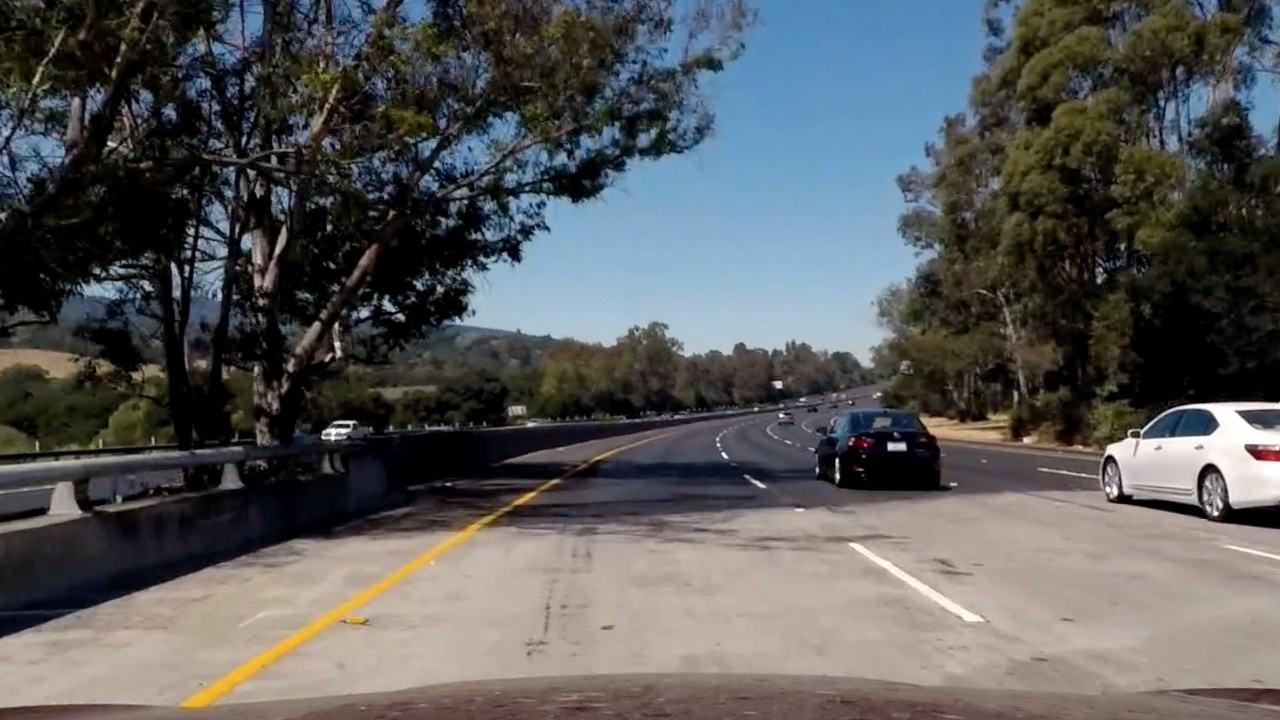
#> input picture com/testlab/car_lanes/sobel/colorspaces/images/bridge_shadow.jpg, 1280 x 720 px; its folder holds only this picture in this run
$ python -i LaneFinder.py   (imports and definitions only)
#> lines starting #> are read from the running program, lines starting #| are printed output that depends on the picture; after the words box and inside, x2 and y2 are one past the last pixel; in counts of white or black regions, pixels touching at a corner belong together

# coding: utf-8

# # Self-Driving Car Engineer Nanodegree
#
#
# ## Project: **Finding Lane Lines on the Road**
# ***
# In this project, you will use the tools you learned about in the lesson to identify lane lines on the road.  You can develop your pipeline on a series of individual images, and later apply the result to a video stream (really just a series of images). Check out the video clip "raw-lines-example.mp4" (also contained in this repository) to see what the output should look like after using the helper functions below.
#
# Once you have a result that looks roughly like "raw-lines-example.mp4", you'll need to get creative and try to average and/or extrapolate the line segments you've detected to map out the full extent of the lane lines.  You can see an example of the result you're going for in the video "P1_example.mp4".  Ultimately, you would like to draw just one line for the left side of the lane, and one for the right.
#
# In addition to implementing code, there is a brief writeup to complete. The writeup should be completed in a separate file, which can be either a markdown file or a pdf document. There is a [write up template](https://github.com/udacity/CarND-LaneLines-P1/blob/master/writeup_template.md) that can be used to guide the writing process. Completing both the code in the Ipython notebook and the writeup template will cover all of the [rubric points](https://review.udacity.com/#!/rubrics/322/view) for this project.
#
# ---
# Let's have a look at our first image called 'test_images/solidWhiteRight.jpg'.  Run the 2 cells below (hit Shift-Enter or the "play" button above) to display the image.
#
# **Note: If, at any point, you encounter frozen display windows or other confounding issues, you can always start again with a clean slate by going to the "Kernel" menu above and selecting "Restart & Clear Output".**
#
# ---

# **The tools you have are color selection, region of interest selection, grayscaling, Gaussian smoothing, Canny Edge Detection and Hough Tranform line detection.  You  are also free to explore and try other techniques that were not presented in the lesson.  Your goal is piece together a pipeline to detect the line segments in the image, then average/extrapolate them and draw them onto the image for display (as below).  Once you have a working pipeline, try it out on the video stream below.**
#
# ---
#
# <figure>
#  <img src="examples/line-segments-example.jpg" width="380" alt="Combined Image" />
#  <figcaption>
#  <p></p>
#  <p style="text-align: center;"> Your output should look something like this (above) after detecting line segments using the helper functions below </p>
#  </figcaption>
# </figure>
#  <p></p>
# <figure>
#  <img src="examples/laneLines_thirdPass.jpg" width="380" alt="Combined Image" />
#  <figcaption>
#  <p></p>
#  <p style="text-align: center;"> Your goal is to connect/average/extrapolate line segments to get output like this</p>
#  </figcaption>
# </figure>
#

# **Run the cell below to import some packages.  If you get an `import error` for a package you've already installed, try changing your kernel (select the Kernel menu above --> Change Kernel).  Still have problems?  Try relaunching Jupyter Notebook from the terminal prompt.  Also, consult the forums for more troubleshooting tips.**

# In[ ]:


# In[1]:

## Import Packages


# In[2]:

#importing some useful packages
import matplotlib.pyplot as plt
import matplotlib.image as mpimg
import numpy as np
import cv2
from IPython import get_ipython

#get_ipython().magic('matplotlib inline')


# ## Read in an Image

# In[3]:

#reading in an image
#image = mpimg.imread('test_images/solidWhiteRight.jpg')

#printing out some stats and plotting
#print('This image is:', type(image), 'with dimensions:', image.shape)
#plt.imshow(image)  # if you wanted to show a single color channel image called 'gray', for example, call as plt.imshow(gray, cmap='gray')


# ## Ideas for Lane Detection Pipeline

# **Some OpenCV functions (beyond those introduced in the lesson) that might be useful for this project are:**
#
# `cv2.inRange()` for color selection
# `cv2.fillPoly()` for regions selection
# `cv2.line()` to draw lines on an image given endpoints
# `cv2.addWeighted()` to coadd / overlay two images
# `cv2.cvtColor()` to grayscale or change color
# `cv2.imwrite()` to output images to file
# `cv2.bitwise_and()` to apply a mask to an image
#
# **Check out the OpenCV documentation to learn about these and discover even more awesome functionality!**

# ## Helper Functions

# Below are some helper functions to help get you started. They should look familiar from the lesson!

# In[31]:

import math
import collections

frameStackLeftLane = collections.deque(maxlen=5)
frameStackRightLane = collections.deque(maxlen=5)
def grayscale(img):
    """Applies the Grayscale transform
    This will return an image with only one color channel
    but NOTE: to see the returned image as grayscale
    (assuming your grayscaled image is called 'gray')
    you should call plt.imshow(gray, cmap='gray')"""
    #return cv2.cvtColor(img, cv2.COLOR_RGB2GRAY)
    # Or use BGR2GRAY if you read an image with cv2.imread()
    return cv2.cvtColor(img, cv2.COLOR_BGR2GRAY)

def canny(img, low_threshold, high_threshold):
    """Applies the Canny transform"""
    return cv2.Canny(img, low_threshold, high_threshold)

def gaussian_blur(img, kernel_size):
    """Applies a Gaussian Noise kernel"""
    return cv2.GaussianBlur(img, (kernel_size, kernel_size), 0)

def region_of_interest(img, vertices):
    """
    Applies an image mask.

    Only keeps the region of the image defined by the polygon
    formed from `vertices`. The rest of the image is set to black.
    `vertices` should be a numpy array of integer points.
    """
    #defining a blank mask to start with
    mask = np.zeros_like(img)

    #defining a 3 channel or 1 channel color to fill the mask with depending on the input image
    if len(img.shape) > 2:
        channel_count = img.shape[2]  # i.e. 3 or 4 depending on your image
        ignore_mask_color = (255,) * channel_count
    else:
        ignore_mask_color = 255

    #filling pixels inside the polygon defined by "vertices" with the fill color
    cv2.fillPoly(mask, vertices, ignore_mask_color)

    #returning the image only where mask pixels are nonzero
    masked_image = cv2.bitwise_and(img, mask)
    return masked_image


def draw_lines(img, lines, color=[255, 0, 0], thickness=14):
    """
    NOTE: this is the function you might want to use as a starting point once you want to
    average/extrapolate the line segments you detect to map out the full
    extent of the lane (going from the result shown in raw-lines-example.mp4
    to that shown in P1_example.mp4).

    Think about things like separating line segments by their
    slope ((y2-y1)/(x2-x1)) to decide which segments are part of the left
    line vs. the right line.  Then, you can average the position of each of
    the lines and extrapolate to the top and bottom of the lane.

    This function draws `lines` with `color` and `thickness`.
    Lines are drawn on the image inplace (mutates the image).
    If you want to make the lines semi-transparent, think about combining
    this function with the weighted_img() function below
    """

    lineLeft = []
    lineRight= []
    if np.array(lines).any():
        for line in lines:
            for x1,y1,x2,y2 in line:
                slope = ((y2-y1)/(x2-x1))
                if slope <= 0:
                    lineLeft.append(line)
                else:
                    lineRight.append(line)

    line_left_avg = []
    line_right_avg = []
    # for x1,y1,x2,y2 in lineLeft:
    if np.array(lineLeft).any():
        line_left_avg_interm = np.average(lineLeft, axis=0)
        frameStackLeftLane.append(line_left_avg_interm)
    #elif np.array(frameStackLeftLane).any():
        #frameStackLeftLane.popleft()
    if np.array(frameStackLeftLane).any():
        line_left_avg = np.average(frameStackLeftLane,  axis=0)

    if np.array(lineRight).any():
        line_right_avg_interm = np.average(lineRight, axis=0)
        frameStackRightLane.append(line_right_avg_interm)
    #elif np.array(frameStackRightLane).any():
        #frameStackRightLane.popleft()

    if np.array(frameStackRightLane).any():
        line_right_avg = np.average(frameStackRightLane,  axis=0)

    print('left avg', line_left_avg)
    print('right avg', line_right_avg)

    # @TODO Hardcoding is bad. Innovate!
    minY = math.floor(img.shape[0] * (1/5))
    maxY = img.shape[0]

    if np.array(line_left_avg).any() and line_left_avg.any() != np.nan:
        x1LeftAvg,y1LeftAvg,x2LeftAvg,y2LeftAvg = line_left_avg[0]
        [slopeLeft, interceptLeft] = np.polyfit([x1LeftAvg, x2LeftAvg ], [y1LeftAvg, y2LeftAvg], 1)
        minLeftX = math.floor((minY - interceptLeft) / slopeLeft)
        maxLeftX = math.floor((maxY - interceptLeft) / slopeLeft)
        # Left Lane
        cv2.line(img, (minLeftX, minY), (maxLeftX, maxY), color, thickness)

    if np.array(line_right_avg).any() and line_right_avg.any() != np.nan:
        x1RightAvg,y1RightAvg,x2RightAvg,y2RightAvg = line_right_avg[0]
        [slopeRight, interceptRight] = np.polyfit([x1RightAvg, x2RightAvg ], [y1RightAvg, y2RightAvg], 1)
        minRightX = math.floor((minY - interceptRight) / slopeRight)
        maxRightX = math.floor((maxY - interceptRight) / slopeRight)
        # Right lane
        cv2.line(img, (minRightX, minY), (maxRightX, maxY), color, thickness)


def hough_lines(img, rho, theta, threshold, min_line_len, max_line_gap):
    """
    `img` should be the output of a Canny transform.

    Returns an image with hough lines drawn.
    """
    lines = cv2.HoughLinesP(img, rho, theta, threshold, np.array([]), minLineLength=min_line_len, maxLineGap=max_line_gap)
    line_img = np.zeros((img.shape[0], img.shape[1], 3), dtype=np.uint8)
    draw_lines(line_img, lines)
    return line_img

# Python 3 has support for cool math symbols.

def weighted_img(img, initial_img, α=0.8, β=1., γ=0.):
    """
    `img` is the output of the hough_lines(), An image with lines drawn on it.
    Should be a blank image (all black) with lines drawn on it.

    `initial_img` should be the image before any processing.

    The result image is computed as follows:

    initial_img * α + img * β + γ
    NOTE: initial_img and img must be the same shape!
    """
    return cv2.addWeighted(initial_img, α, img, β, γ)


# ## Test Images
#
# Build your pipeline to work on the images in the directory "test_images"
# **You should make sure your pipeline works well on these images before you try the videos.**

# In[32]:

import os
#os.listdir("test_images/")


# ## Build a Lane Finding Pipeline
#
#

# Build the pipeline and run your solution on all test_images. Make copies into the `test_images_output` directory, and you can use the images in your writeup report.
#
# Try tuning the various parameters, especially the low and high Canny thresholds as well as the Hough lines parameters.

# In[33]:

# TODO: Build your pipeline that will draw lane lines on the test_images
# then save them to the test_images_output directory.

def pipeline(image):

    #Convert to HSV
    hsv_image = cv2.cvtColor(image, cv2.COLOR_RGB2HSV)
    # Grayscale the image
    grayscaleimage = grayscale(hsv_image)

    # Define a kernel size and apply Gaussian smoothing
    gaussblurimage = gaussian_blur(grayscaleimage, kernel_size = 7)
    cannyimage = canny(gaussblurimage, low_threshold = 50, high_threshold =150)

    # This time we are defining a four sided polygon to mask
    imshape = image.shape
    vertices = np.array([[(0,imshape[0]),(imshape[1]*(1/4), imshape[0] * (1/3)), (imshape[1]*(3/4), imshape[0] * (1/3)), (imshape[1],imshape[0])]], dtype=np.int32)
    roiImage = region_of_interest(cannyimage, vertices)
    # Define the Hough transform parameters
    rho = 2 # distance resolution in pixels of the Hough grid
    theta = np.pi/180 # angular resolution in radians of the Hough grid
    threshold = 15     # minimum number of votes (intersections in Hough grid cell)
    min_line_len = 40 #minimum number of pixels making up a line
    max_line_gap = 20    # maximum gap in pixels between connectable line segments
    line_image = hough_lines(roiImage, rho, theta, threshold, min_line_len, max_line_gap)

    weightedimage = weighted_img(image, line_image, α=0.8, β=1., γ=0.)
    return weightedimage

# Read in the image
#image = mpimg.imread("test_images/whiteCarLaneSwitch.jpg")
#weightedImage = pipeline(image)
#plt.imshow(weightedImage)
#cv2.imwrite("test_images_output/whiteCarLaneSwitch_Output.jpg", weightedImage)


# ## Test on Videos
#
# You know what's cooler than drawing lanes over images? Drawing lanes over video!
#
# We can test our solution on two provided videos:
#
# `solidWhiteRight.mp4`
#
# `solidYellowLeft.mp4`
#
# **Note: if you get an import error when you run the next cell, try changing your kernel (select the Kernel menu above --> Change Kernel). Still have problems? Try relaunching Jupyter Notebook from the terminal prompt. Also, consult the forums for more troubleshooting tips.**
#
# **If you get an error that looks like this:**
# ```
# NeedDownloadError: Need ffmpeg exe.
# You can download it by calling:
# imageio.plugins.ffmpeg.download()
# ```
# **Follow the instructions in the error message and check out [this forum post](https://discussions.udacity.com/t/project-error-of-test-on-videos/274082) for more troubleshooting tips across operating systems.**

# In[7]:

# Import everything needed to edit/save/watch video clips
from moviepy.editor import VideoFileClip
from IPython.display import HTML


# In[8]:

# [6 lines left out: function process_image, not called in this run]


# Let's try the one with the solid white lane on the right first ...

# In[9]:

white_output = 'test_videos_output/solidWhiteRight.mp4'
## To speed up the testing process you may want to try your pipeline on a shorter subclip of the video
## To do so add .subclip(start_second,end_second) to the end of the line below
## Where start_second and end_second are integer values representing the start and end of the subclip
## You may also uncomment the following line for a subclip of the first 5 seconds
##clip1 = VideoFileClip("test_videos/solidWhiteRight.mp4").subclip(0,5)
#clip1 = VideoFileClip("test_videos/solidWhiteRight.mp4")
#white_clip = clip1.fl_image(process_image) #NOTE: this function expects color images!!
#get_ipython().magic('time white_clip.write_videofile(white_output, audio=False)')


# Play the video inline, or if you prefer find the video in your filesystem (should be in the same directory) and play it in your video player of choice.

# In[10]:

# [5 lines not run here, left out]


# ## Improve the draw_lines() function
#
# **At this point, if you were successful with making the pipeline and tuning parameters, you probably have the Hough line segments drawn onto the road, but what about identifying the full extent of the lane and marking it clearly as in the example video (P1_example.mp4)?  Think about defining a line to run the full length of the visible lane based on the line segments you identified with the Hough Transform. As mentioned previously, try to average and/or extrapolate the line segments you've detected to map out the full extent of the lane lines. You can see an example of the result you're going for in the video "P1_example.mp4".**
#
# **Go back and modify your draw_lines function accordingly and try re-running your pipeline. The new output should draw a single, solid line over the left lane line and a single, solid line over the right lane line. The lines should start from the bottom of the image and extend out to the top of the region of interest.**

# Now for the one with the solid yellow lane on the left. This one's more tricky!

# In[11]:

yellow_output = 'test_videos_output/solidYellowLeft.mp4'
## To speed up the testing process you may want to try your pipeline on a shorter subclip of the video
## To do so add .subclip(start_second,end_second) to the end of the line below
## Where start_second and end_second are integer values representing the start and end of the subclip
## You may also uncomment the following line for a subclip of the first 5 seconds
##clip2 = VideoFileClip('test_videos/solidYellowLeft.mp4').subclip(0,5)
#clip2 = VideoFileClip('test_videos/solidYellowLeft.mp4')
#yellow_clip = clip2.fl_image(process_image)
#get_ipython().magic('time yellow_clip.write_videofile(yellow_output, audio=False)')


# In[12]:

# [5 lines not run here, left out]


# ## Writeup and Submission
#
# If you're satisfied with your video outputs, it's time to make the report writeup in a pdf or markdown file. Once you have this Ipython notebook ready along with the writeup, it's time to submit for review! Here is a [link](https://github.com/udacity/CarND-LaneLines-P1/blob/master/writeup_template.md) to the writeup template file.
#

# ## Optional Challenge
#
# Try your lane finding pipeline on the video below.  Does it still work?  Can you figure out a way to make it more robust?  If you're up for the challenge, modify your pipeline so it works with this video and submit it along with the rest of your project!

# In[13]:

challenge_output = 'test_videos_output/challenge.mp4'
## To speed up the testing process you may want to try your pipeline on a shorter subclip of the video
## To do so add .subclip(start_second,end_second) to the end of the line below
## Where start_second and end_second are integer values representing the start and end of the subclip
## You may also uncomment the following line for a subclip of the first 5 seconds
##clip3 = VideoFileClip('test_videos/challenge.mp4').subclip(0,5)
#clip3 = VideoFileClip('test_videos/challenge.mp4')
#challenge_clip = clip3.fl_image(process_image)
#get_ipython().magic('time challenge_clip.write_videofile(challenge_output, audio=False)')


# In[14]:

# [5 lines not run here, left out]


# In[ ]:


# In[ ]:

>>> import cv2
>>> picture = cv2.cvtColor(cv2.imread('../../../testlab/car_lanes/sobel/colorspaces/images/bridge_shadow.jpg'), cv2.COLOR_BGR2RGB)
>>> result = pipeline(picture)
#> in grayscale, `return cv2.cvtColor(img, cv2.COLOR_BGR2GRAY)`:
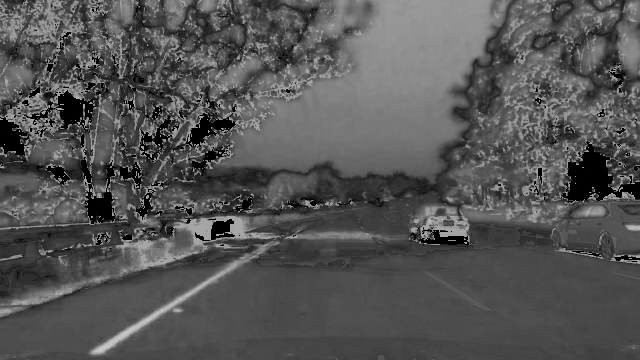
#> returned value: shape (720, 1280) (shown at 1/2 size); min 0, max 202, mean 84.5
#> in canny, `return cv2.Canny(img, low_threshold, high_threshold)`:
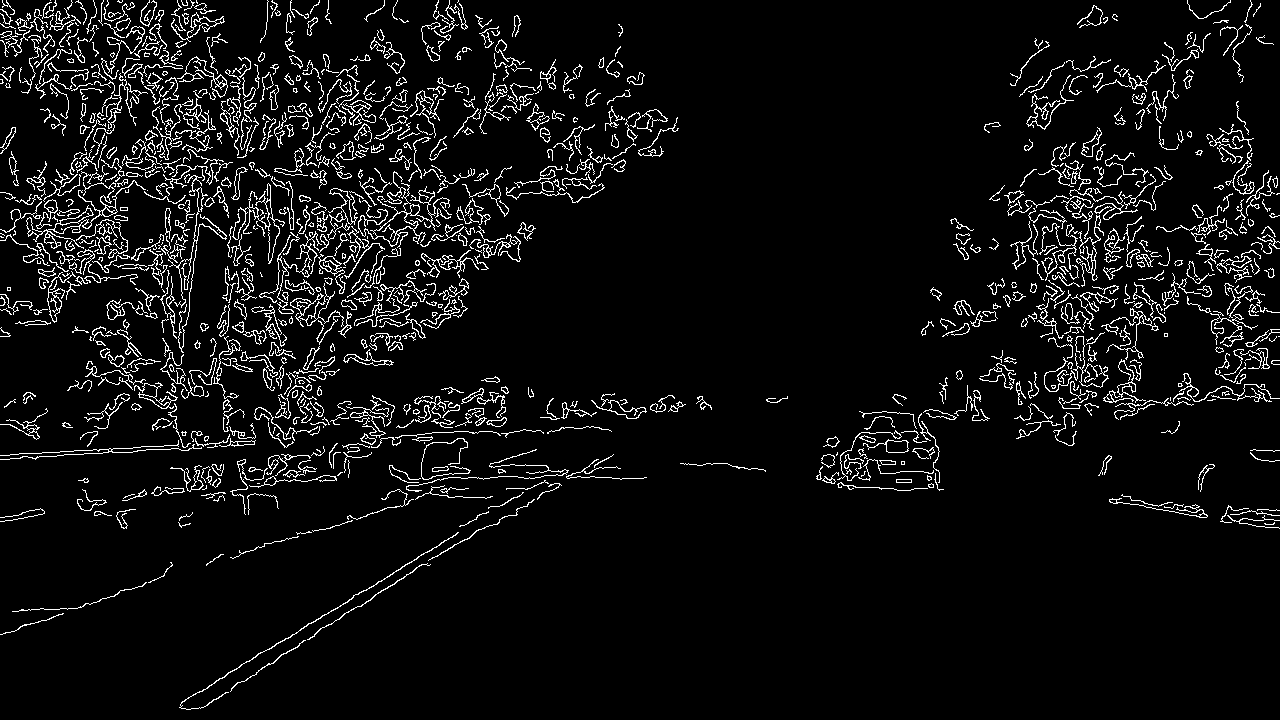
#> returned value: shape (720, 1280); 6% white in thin lines or dots
#> in region_of_interest, `cv2.fillPoly(mask, vertices, ignore_mask_color)`:
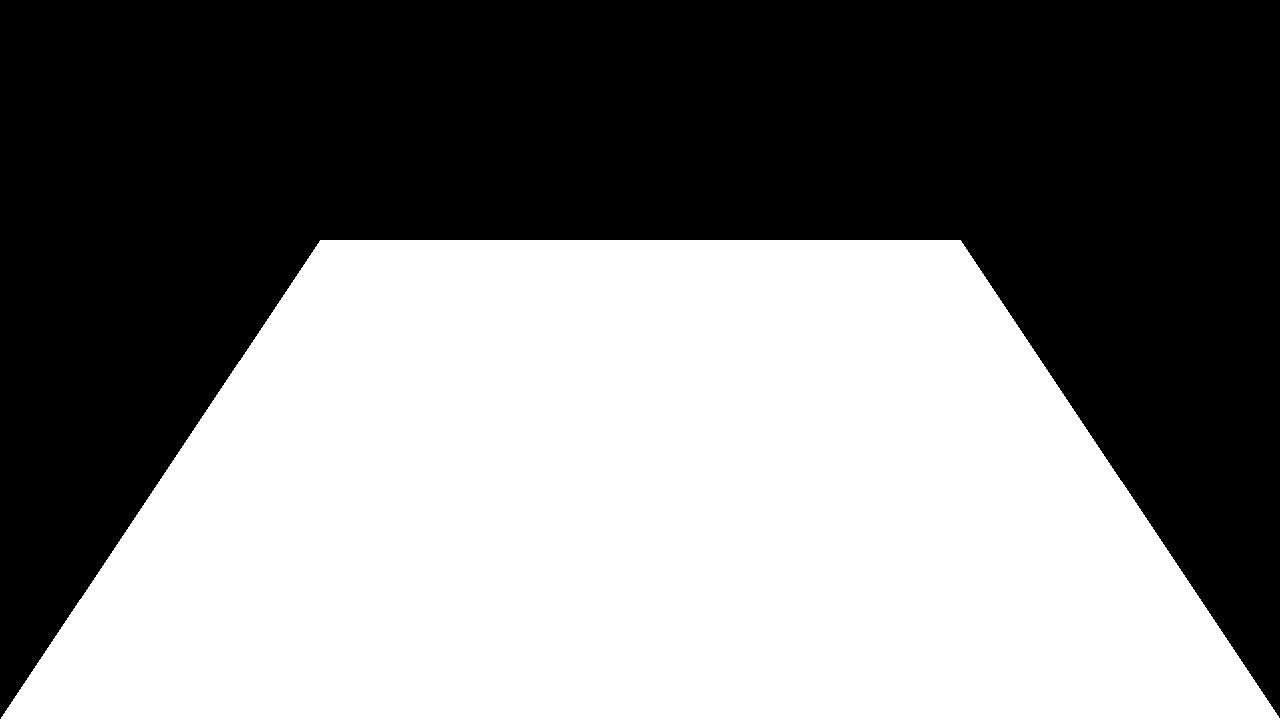
#> mask: shape (720, 1280); 50% white; 1 black region, box (x1, y1, x2, y2) and area: (0, 0, 1280, 719) 460401
#> (the rest of the program and of its run is left out)
